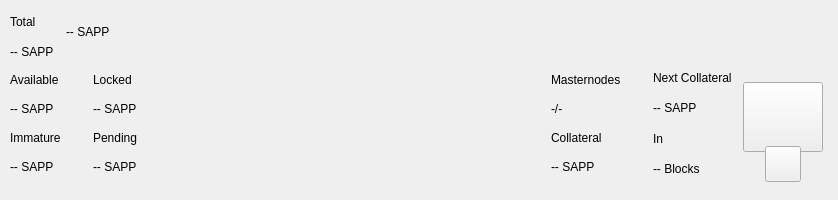
<?xml version="1.0" encoding="UTF-8"?>
<ui version="4.0">
 <class>TopBar</class>
 <widget class="QWidget" name="TopBar">
  <property name="geometry">
   <rect>
    <x>0</x>
    <y>0</y>
    <width>838</width>
    <height>200</height>
   </rect>
  </property>
  <property name="minimumSize">
   <size>
    <width>0</width>
    <height>200</height>
   </size>
  </property>
  <property name="maximumSize">
   <size>
    <width>16777215</width>
    <height>200</height>
   </size>
  </property>
  <property name="windowTitle">
   <string>Form</string>
  </property>
  <layout class="QVBoxLayout" name="verticalLayout_10" stretch="0">
   <property name="spacing">
    <number>0</number>
   </property>
   <property name="leftMargin">
    <number>0</number>
   </property>
   <property name="topMargin">
    <number>0</number>
   </property>
   <property name="rightMargin">
    <number>0</number>
   </property>
   <property name="bottomMargin">
    <number>0</number>
   </property>
   <item>
    <widget class="PFBorderImage" name="containerTop">
     <layout class="QVBoxLayout" name="verticalLayout_11">
      <property name="spacing">
       <number>0</number>
      </property>
      <property name="leftMargin">
       <number>0</number>
      </property>
      <property name="topMargin">
       <number>0</number>
      </property>
      <property name="rightMargin">
       <number>0</number>
      </property>
      <property name="bottomMargin">
       <number>0</number>
      </property>
      <item>
       <widget class="QWidget" name="top_container_2" native="true">
        <property name="minimumSize">
         <size>
          <width>0</width>
          <height>65</height>
         </size>
        </property>
        <layout class="QHBoxLayout" name="top_container">
         <property name="spacing">
          <number>0</number>
         </property>
         <property name="leftMargin">
          <number>10</number>
         </property>
         <property name="topMargin">
          <number>0</number>
         </property>
         <property name="rightMargin">
          <number>10</number>
         </property>
         <property name="bottomMargin">
          <number>0</number>
         </property>
         <item>
          <layout class="QHBoxLayout" name="horizontalLayout_4">
           <property name="spacing">
            <number>12</number>
           </property>
           <property name="rightMargin">
            <number>0</number>
           </property>
           <item>
            <widget class="QWidget" name="widgetAmount" native="true">
             <layout class="QVBoxLayout" name="verticalLayout_2">
              <property name="spacing">
               <number>2</number>
              </property>
              <property name="leftMargin">
               <number>0</number>
              </property>
              <property name="topMargin">
               <number>8</number>
              </property>
              <property name="rightMargin">
               <number>0</number>
              </property>
              <property name="bottomMargin">
               <number>0</number>
              </property>
              <item>
               <widget class="QLabel" name="labelTitle1">
                <property name="text">
                 <string>Total</string>
                </property>
               </widget>
              </item>
              <item>
               <widget class="QLabel" name="labelAmountPiv">
                <property name="text">
                 <string notr="true">-- SAPP</string>
                </property>
               </widget>
              </item>
             </layout>
            </widget>
           </item>
           <item alignment="Qt::AlignVCenter">
            <widget class="QWidget" name="widgetTopAmount" native="true">
             <property name="sizePolicy">
              <sizepolicy hsizetype="Preferred" vsizetype="Maximum">
               <horstretch>0</horstretch>
               <verstretch>0</verstretch>
              </sizepolicy>
             </property>
             <layout class="QHBoxLayout" name="horizontalLayout_5">
              <property name="spacing">
               <number>0</number>
              </property>
              <property name="leftMargin">
               <number>0</number>
              </property>
              <property name="topMargin">
               <number>0</number>
              </property>
              <property name="rightMargin">
               <number>0</number>
              </property>
              <property name="bottomMargin">
               <number>0</number>
              </property>
              <item alignment="Qt::AlignTop">
               <widget class="QLabel" name="labelAmountTopPiv">
                <property name="minimumSize">
                 <size>
                  <width>0</width>
                  <height>36</height>
                 </size>
                </property>
                <property name="styleSheet">
                 <string notr="true">padding:0px;margin:0px;</string>
                </property>
                <property name="text">
                 <string notr="true">-- SAPP</string>
                </property>
               </widget>
              </item>
             </layout>
            </widget>
           </item>
           <item>
            <spacer name="horizontalSpacer">
             <property name="orientation">
              <enum>Qt::Horizontal</enum>
             </property>
             <property name="sizeHint" stdset="0">
              <size>
               <width>40</width>
               <height>20</height>
              </size>
             </property>
            </spacer>
           </item>
           <item alignment="Qt::AlignRight">
            <widget class="QWidget" name="layoutSync" native="true">
             <property name="minimumSize">
              <size>
               <width>0</width>
               <height>36</height>
              </size>
             </property>
             <property name="maximumSize">
              <size>
               <width>16777215</width>
               <height>36</height>
              </size>
             </property>
             <layout class="QVBoxLayout" name="verticalLayout_9">
              <property name="leftMargin">
               <number>0</number>
              </property>
              <property name="topMargin">
               <number>0</number>
              </property>
              <property name="rightMargin">
               <number>0</number>
              </property>
              <property name="bottomMargin">
               <number>0</number>
              </property>
              <item>
               <widget class="ExpandableButton" name="pushButtonSync" native="true">
                <property name="minimumSize">
                 <size>
                  <width>36</width>
                  <height>36</height>
                 </size>
                </property>
                <property name="maximumSize">
                 <size>
                  <width>16777215</width>
                  <height>36</height>
                 </size>
                </property>
               </widget>
              </item>
             </layout>
            </widget>
           </item>
           <item>
            <widget class="ExpandableButton" name="pushButtonHDUpgrade" native="true">
             <property name="minimumSize">
              <size>
               <width>36</width>
               <height>36</height>
              </size>
             </property>
             <property name="maximumSize">
              <size>
               <width>16777215</width>
               <height>36</height>
              </size>
             </property>
            </widget>
           </item>
           <item>
            <widget class="ExpandableButton" name="pushButtonStack" native="true">
             <property name="minimumSize">
              <size>
               <width>36</width>
               <height>36</height>
              </size>
             </property>
             <property name="maximumSize">
              <size>
               <width>16777215</width>
               <height>36</height>
              </size>
             </property>
            </widget>
           </item>
           <item>
            <widget class="ExpandableButton" name="pushButtonConf" native="true">
             <property name="minimumSize">
              <size>
               <width>36</width>
               <height>36</height>
              </size>
             </property>
             <property name="maximumSize">
              <size>
               <width>16777215</width>
               <height>36</height>
              </size>
             </property>
            </widget>
           </item>
           <item>
            <widget class="ExpandableButton" name="pushButtonMasternodes" native="true">
             <property name="minimumSize">
              <size>
               <width>36</width>
               <height>36</height>
              </size>
             </property>
             <property name="maximumSize">
              <size>
               <width>16777215</width>
               <height>36</height>
              </size>
             </property>
            </widget>
           </item>
           <item>
            <widget class="ExpandableButton" name="pushButtonConsole" native="true">
             <property name="minimumSize">
              <size>
               <width>36</width>
               <height>36</height>
              </size>
             </property>
             <property name="maximumSize">
              <size>
               <width>16777215</width>
               <height>36</height>
              </size>
             </property>
            </widget>
           </item>
           <item>
           <widget class="ExpandableButton" name="pushButtonColdStaking" native="true">
            <property name="minimumSize">
             <size>
              <width>36</width>
              <height>36</height>
             </size>
            </property>
            <property name="maximumSize">
             <size>
              <width>16777215</width>
              <height>36</height>
             </size>
            </property>
           </widget>
          </item>
           <item>
            <widget class="ExpandableButton" name="pushButtonConnection" native="true">
             <property name="minimumSize">
              <size>
               <width>36</width>
               <height>36</height>
              </size>
             </property>
             <property name="maximumSize">
              <size>
               <width>16777215</width>
               <height>36</height>
              </size>
             </property>
            </widget>
           </item>
           <item>
            <widget class="ExpandableButton" name="pushButtonTor" native="true">
             <property name="minimumSize">
              <size>
               <width>36</width>
               <height>36</height>
              </size>
             </property>
             <property name="maximumSize">
              <size>
               <width>16777215</width>
               <height>36</height>
              </size>
             </property>
            </widget>
           </item>
           <item>
            <widget class="ExpandableButton" name="pushButtonLock" native="true">
             <property name="sizePolicy">
              <sizepolicy hsizetype="Expanding" vsizetype="Expanding">
               <horstretch>0</horstretch>
               <verstretch>0</verstretch>
              </sizepolicy>
             </property>
             <property name="minimumSize">
              <size>
               <width>36</width>
               <height>0</height>
              </size>
             </property>
             <property name="maximumSize">
              <size>
               <width>16777215</width>
               <height>36</height>
              </size>
             </property>
            </widget>
           </item>
           <item>
            <widget class="ExpandableButton" name="pushButtonTheme" native="true">
             <property name="minimumSize">
              <size>
               <width>36</width>
               <height>36</height>
              </size>
             </property>
             <property name="maximumSize">
              <size>
               <width>16777215</width>
               <height>36</height>
              </size>
             </property>
            </widget>
           </item>
           <item>
            <widget class="ExpandableButton" name="pushButtonFAQ" native="true">
             <property name="minimumSize">
              <size>
               <width>36</width>
               <height>36</height>
              </size>
             </property>
             <property name="maximumSize">
              <size>
               <width>16777215</width>
               <height>36</height>
              </size>
             </property>
            </widget>
           </item>
          </layout>
         </item>
        </layout>
       </widget>
      </item>
      <item>
       <widget class="QWidget" name="bottom_container" native="true">
        <property name="minimumSize">
         <size>
          <width>0</width>
          <height>135</height>
         </size>
        </property>
        <layout class="QHBoxLayout" name="botton_container">
         <property name="leftMargin">
          <number>10</number>
         </property>
         <property name="topMargin">
          <number>0</number>
         </property>
         <property name="rightMargin">
          <number>10</number>
         </property>
         <property name="bottomMargin">
          <number>10</number>
         </property>
         <item>
          <layout class="QHBoxLayout" name="horizontalLayout_3">
           <property name="spacing">
            <number>0</number>
           </property>
           <property name="bottomMargin">
            <number>9</number>
           </property>
           <item>
            <layout class="QVBoxLayout" name="verticalLayout_7">
             <property name="spacing">
              <number>0</number>
             </property>
             <property name="leftMargin">
              <number>0</number>
             </property>
             <property name="rightMargin">
              <number>0</number>
             </property>
             <item>
              <layout class="QHBoxLayout" name="horizontalLayout_2">
               <property name="spacing">
                <number>0</number>
               </property>
               <item>
                <layout class="QVBoxLayout" name="verticalLayout_6">
                 <item>
                  <widget class="QLabel" name="labelTitle5">
                   <property name="text">
                    <string>Available</string>
                   </property>
                  </widget>
                 </item>
                 <item>
                  <widget class="QLabel" name="labelAvailablePiv">
                   <property name="text">
                    <string>-- SAPP</string>
                   </property>
                  </widget>
                 </item>
                 <item>
                  <widget class="QLabel" name="labelTitle4">
                   <property name="text">
                    <string>Immature</string>
                   </property>
                  </widget>
                 </item>
                 <item>
                  <widget class="QLabel" name="labelImmaturePiv">
                   <property name="text">
                    <string notr="true">-- SAPP</string>
                   </property>
                  </widget>
                 </item>
                </layout>
               </item>
               <item>
                <layout class="QVBoxLayout" name="verticalLayout_8">
                 <property name="leftMargin">
                  <number>32</number>
                 </property>
                 <item>
                  <widget class="QLabel" name="labelTitle6">
                   <property name="text">
                    <string>Locked</string>
                   </property>
                  </widget>
                 </item>
                 <item>
                  <widget class="QLabel" name="labelLockedPiv">
                   <property name="text">
                    <string>-- SAPP</string>
                   </property>
                  </widget>
                 </item>
                 <item>
                  <widget class="QLabel" name="labelTitle3">
                   <property name="text">
                    <string>Pending</string>
                   </property>
                  </widget>
                 </item>
                 <item>
                  <widget class="QLabel" name="labelPendingPiv">
                   <property name="text">
                    <string notr="true">-- SAPP</string>
                   </property>
                  </widget>
                 </item>
                </layout>
               </item>
              </layout>
             </item>
            </layout>
           </item>
          </layout>
         </item>
         <item>
          <spacer name="horizontalSpacer_2">
           <property name="orientation">
            <enum>Qt::Horizontal</enum>
           </property>
           <property name="sizeHint" stdset="0">
            <size>
             <width>40</width>
             <height>20</height>
            </size>
           </property>
          </spacer>
         </item>
         <item>
          <layout class="QHBoxLayout" name="horizontalLayout_6">
           <property name="spacing">
            <number>0</number>
           </property>
           <property name="rightMargin">
            <number>0</number>
           </property>
           <property name="bottomMargin">
            <number>9</number>
           </property>
           <item>
            <layout class="QVBoxLayout" name="verticalLayout_5">
             <item>
              <widget class="QLabel" name="labelMasternodesTitle">
               <property name="text">
                <string>Masternodes</string>
               </property>
              </widget>
             </item>
             <item>
              <widget class="QLabel" name="labelMasternodeCount">
               <property name="text">
                <string>-/-</string>
               </property>
              </widget>
             </item>
             <item>
              <widget class="QLabel" name="labelTitle8">
               <property name="text">
                <string>Collateral</string>
               </property>
              </widget>
             </item>
             <item>
              <widget class="QLabel" name="labelCollateralPiv">
               <property name="text">
                <string notr="true">-- SAPP</string>
               </property>
              </widget>
             </item>
            </layout>
           </item>
           <item>
            <widget class="QWidget" name="widgetNextCollateral" native="true">
             <layout class="QVBoxLayout" name="verticalLayout_12">
              <property name="leftMargin">
               <number>32</number>
              </property>
              <property name="topMargin">
               <number>0</number>
              </property>
              <property name="rightMargin">
               <number>0</number>
              </property>
              <property name="bottomMargin">
               <number>0</number>
              </property>
              <item>
               <widget class="QLabel" name="labelNextMasternodesTitle">
                <property name="text">
                 <string>Next Collateral</string>
                </property>
               </widget>
              </item>
              <item>
               <widget class="QLabel" name="labelNextCollateralValue">
                <property name="text">
                 <string>-- SAPP</string>
                </property>
               </widget>
              </item>
              <item>
               <widget class="QLabel" name="labelTitle9">
                <property name="text">
                 <string>In</string>
                </property>
               </widget>
              </item>
              <item>
               <widget class="QLabel" name="labelNextCollateralBlocks">
                <property name="text">
                 <string notr="true">-- Blocks</string>
                </property>
               </widget>
              </item>
             </layout>
            </widget>
           </item>
          </layout>
         </item>
         <item>
          <widget class="QWidget" name="qrContainer" native="true">
           <property name="sizePolicy">
            <sizepolicy hsizetype="Preferred" vsizetype="Minimum">
             <horstretch>0</horstretch>
             <verstretch>0</verstretch>
            </sizepolicy>
           </property>
           <property name="minimumSize">
            <size>
             <width>90</width>
             <height>110</height>
            </size>
           </property>
           <property name="maximumSize">
            <size>
             <width>90</width>
             <height>110</height>
            </size>
           </property>
           <layout class="QVBoxLayout" name="containerQR">
            <property name="spacing">
             <number>0</number>
            </property>
            <property name="leftMargin">
             <number>5</number>
            </property>
            <property name="topMargin">
             <number>10</number>
            </property>
            <property name="rightMargin">
             <number>5</number>
            </property>
            <property name="bottomMargin">
             <number>0</number>
            </property>
            <item>
             <widget class="QPushButton" name="btnQr">
              <property name="minimumSize">
               <size>
                <width>70</width>
                <height>70</height>
               </size>
              </property>
              <property name="maximumSize">
               <size>
                <width>16777215</width>
                <height>70</height>
               </size>
              </property>
              <property name="focusPolicy">
               <enum>Qt::NoFocus</enum>
              </property>
              <property name="text">
               <string/>
              </property>
              <property name="iconSize">
               <size>
                <width>70</width>
                <height>70</height>
               </size>
              </property>
             </widget>
            </item>
            <item>
             <spacer name="verticalSpacer">
              <property name="orientation">
               <enum>Qt::Vertical</enum>
              </property>
              <property name="sizeType">
               <enum>QSizePolicy::Fixed</enum>
              </property>
              <property name="sizeHint" stdset="0">
               <size>
                <width>20</width>
                <height>20</height>
               </size>
              </property>
             </spacer>
            </item>
            <item alignment="Qt::AlignHCenter|Qt::AlignBottom">
             <widget class="QPushButton" name="pushButtonQR">
              <property name="minimumSize">
               <size>
                <width>36</width>
                <height>36</height>
               </size>
              </property>
              <property name="maximumSize">
               <size>
                <width>36</width>
                <height>36</height>
               </size>
              </property>
              <property name="focusPolicy">
               <enum>Qt::NoFocus</enum>
              </property>
              <property name="text">
               <string/>
              </property>
             </widget>
            </item>
           </layout>
          </widget>
         </item>
        </layout>
       </widget>
      </item>
     </layout>
    </widget>
   </item>
  </layout>
 </widget>
 <customwidgets>
  <customwidget>
   <class>ExpandableButton</class>
   <extends>QWidget</extends>
   <header>qt/pivx/expandablebutton.h</header>
   <container>1</container>
  </customwidget>
  <customwidget>
   <class>PFBorderImage</class>
   <extends>QFrame</extends>
   <header>qt/pivx/pfborderimage.h</header>
   <container>1</container>
  </customwidget>
 </customwidgets>
 <resources/>
 <connections/>
</ui>
